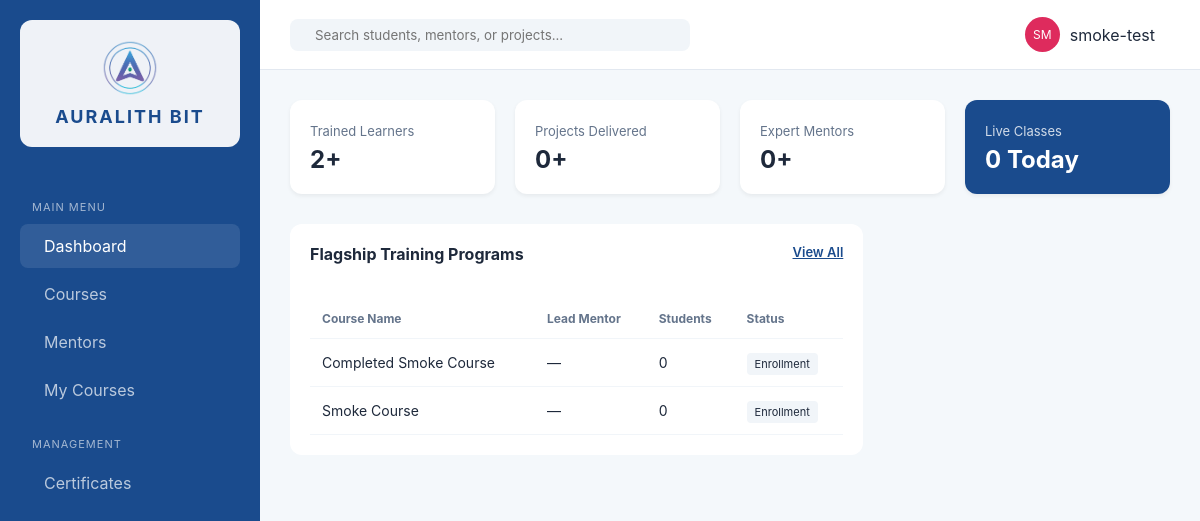
/dashboard/ (signed in), run on an earlier commit of the app's database.
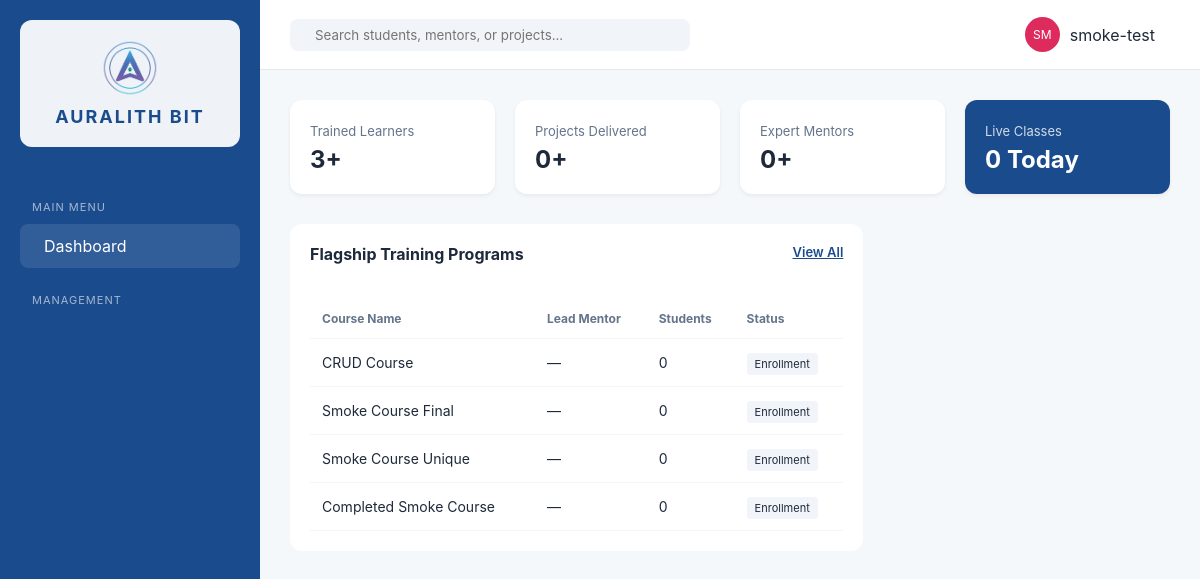
And on a later commit of the database.
### erp_app/models.py (models this page shows, shortened)
class Course(models.Model):
    STATUS_CHOICES = [
        ('live', 'Live'),
        ('upcoming', 'Upcoming'),
        ('enrollment', 'Enrollment'),
        ('completed', 'Completed'),
    ]
    CATEGORY_CHOICES = [
        ('development', 'Development'),
        ('design', 'UI/UX'),
        ('qa', 'Digital Marketing'),
        ('marketing', 'Graphic Designing'),
    ]
    name = models.CharField(max_length=200)
    mentor = models.ForeignKey(Mentor, on_delete=models.SET_NULL, null=True, blank=True)
    category = models.CharField(max_length=50, choices=CATEGORY_CHOICES, default='development')
    duration_weeks = models.PositiveIntegerField(default=8)
    status = models.CharField(max_length=20, choices=STATUS_CHOICES, default='enrollment')
    description = models.TextField(blank=True)
    syllabus = models.FileField(upload_to='syllabi/', null=True, blank=True)
    students_count = models.PositiveIntegerField(default=0)
    completion_percent = models.PositiveIntegerField(default=0)
    created_at = models.DateTimeField(auto_now_add=True)
    class Meta:
        ordering = ['-created_at']

### erp_app/views.py (the view)
# urls.py: path('dashboard/', views.dashboard, name='dashboard'),
@login_required
def dashboard(request):
    roles = get_user_roles(request.user)
    context = {
        'trained_learners': Student.objects.count(),
        'projects_delivered': Project.objects.filter(status='completed').count(),
        'live_classes': Course.objects.filter(status='live').count(),
        'expert_mentors': Mentor.objects.count(),
        'courses': Course.objects.select_related('mentor').all()[:5],
        'projects': Project.objects.all()[:5] if _can_manage_company_records(request.user) else Project.objects.none(),
        'can_view_projects': _can_manage_company_records(request.user),
        'is_admin': has_role(request.user, SUPER_ADMIN, TEACHING_STAFF, NORMAL_STAFF),
    }
    return render(request, 'erp_app/dashboard.html', context)

### erp_app/roles.py (called while the page is built)
def has_role(user, *roles):
    user_roles = get_user_roles(user)
    return any(r in user_roles for r in roles)

### erp_app/views.py (called while the page is built)
def _can_manage_company_records(user):
    return has_role(user, SUPER_ADMIN, NORMAL_STAFF, TEACHING_STAFF)

### erp_app/templates/erp_app/dashboard.html (shortened to what this page needs)
{% extends 'erp_app/base.html' %}
{% block content %}
<section class="stats-grid">
    <div class="stat-card">
        <span>Trained Learners</span>
        <h3>{{ trained_learners }}+</h3>
    </div>
    <div class="stat-card">
        <span>Projects Delivered</span>
        <h3>{{ projects_delivered }}+</h3>
    </div>
    <div class="stat-card">
        <span>Expert Mentors</span>
        <h3>{{ expert_mentors }}+</h3>
    </div>
    <div class="stat-card primary">
        <span>Live Classes</span>
        <h3>{{ live_classes }} Today</h3>
    </div>
</section>
<div class="main-grid">
    <div class="data-card">
        <div class="card-header">
            <h3>Flagship Training Programs</h3>
            <a href="{% url 'courses' %}" class="btn-text">View All</a>
        </div>
        <table>
            <thead>
                <tr>
                    <th>Course Name</th>
                    <th>Lead Mentor</th>
                    <th>Students</th>
                    <th>Status</th>
                </tr>
            </thead>
            <tbody>
                {% for course in courses %}
                <tr>
                    <td>{{ course.name }}</td>
                    <td>{{ course.mentor.name|default:"—" }}</td>
                    <td>{{ course.students_count }}</td>
                    <td><span class="tag {% if course.status == 'live' %}live{% endif %}">{{ course.get_status_display }}</span></td>
                </tr>
                {% empty %}
                <tr><td colspan="4" style="text-align:center;color:#94a3b8;">No courses yet.</td></tr>
                {% endfor %}
            </tbody>
        </table>
    </div>
</div>
{% endblock %}

### erp_app/templates/erp_app/base.html (shortened to what this page needs)
<!DOCTYPE html>
{% load static %}
<html lang="en">
<head>
    <link rel="stylesheet" href="{% static 'erp_app/css/style.css' %}">
</head>
<body>
    <div class="app-container">
        <aside class="sidebar">
            <div class="brand">
                <img src="{% static 'erp_app/images/AURALITH_logo.png' %}" alt="Auralith Bit Logo" class="sidebar-logo" width="56" height="56">
                <h2>AURALITH BIT</h2>
            </div>
            <nav>
                <p class="nav-label">Main Menu</p>
                <a href="{% url 'dashboard' %}" {% if request.resolver_match.url_name == 'dashboard' %}class="active"{% endif %}> Dashboard</a>
                {% if is_any_staff or is_student or is_intern %}
                <a href="{% url 'courses' %}" {% if request.resolver_match.url_name == 'courses' %}class="active"{% endif %}> Courses</a>
                {% endif %}
                {% if is_teaching_staff or is_super_admin or is_intern or is_student %}
                <a href="{% url 'mentors' %}" {% if request.resolver_match.url_name == 'mentors' %}class="active"{% endif %}> Mentors</a>
                {% endif %}
                {% if is_student or is_intern %}
                <a href="{% url 'my_courses' %}" {% if request.resolver_match.url_name == 'my_courses' %}class="active"{% endif %}> My Courses</a>
                {% endif %}
                <p class="nav-label">Management</p>
                {% if is_any_staff or is_student or is_intern %}
                <a href="{% url 'certificates' %}" > Certificates</a>
                {% endif %}
            </nav>
        </aside>
        <main class="workspace">
            <header class="top-nav">
                <form class="search-box" method="get" action="{% url 'search' %}" autocomplete="off">
                    <input type="text" name="q" id="globalSearch" placeholder="Search students, mentors, or projects..." value="{{ request.GET.q|default_if_none:'' }}" autocomplete="off">
                </form>
                <div class="user-profile" style="position:relative;display:flex;align-items:center;gap:10px;">
                    <div class="avatar">{{ user_initials }}</div>
                    <span>{{ user_display_name|default:request.user.username }}</span>
                </div>
            </header>
            <div class="content">
                {% block content %}{% endblock %}
            </div>
        </main>
    </div>
</body>
</html>

### erp_app/static/erp_app/css/style.css (style rules this page uses)
:root { --auralith-blue: #1A4B8D; --auralith-light: #F4F8FB; --accent: #DE2B5D; --text-dark: #1E293B; --text-muted: #64748B; --sidebar-w: 260px; --bg: #F4F8FB; --surface: #FFFFFF; --surface-alt: #FFFFFF; --panel-border: #E2E8F0; --topnav-bg: #FFFFFF; --search-bg: #F1F5F9; }
* { margin: 0; padding: 0; box-sizing: border-box; font-family: 'Inter', sans-serif; }
body { background: var(--bg); color: var(--text-dark); }
.app-container { display: flex; min-height: 100vh; }
.sidebar { width: var(--sidebar-w); background: var(--auralith-blue); color: white; padding: 20px; position: fixed; height: 100vh; overflow-y: auto; left: 0; top: 0; display: flex; flex-direction: column; }
nav { flex: 1; }
.nav-label { font-size: 11px; text-transform: uppercase; opacity: 0.5; margin: 20px 0 10px; }
nav a { display: flex; align-items: center; gap: 12px; color: rgba(255,255,255,0.7); text-decoration: none; padding: 12px; border-radius: 8px; margin-bottom: 4px; transition: 0.3s; }
nav a:hover, nav a.active { background: rgba(255,255,255,0.1); color: white; }
.workspace { flex: 1; display: flex; flex-direction: column; margin-left: var(--sidebar-w); }
.top-nav { height: 70px; background: var(--topnav-bg); display: flex; justify-content: space-between; align-items: center; padding: 0 30px; border-bottom: 1px solid var(--panel-border); }
.search-box { display: flex; align-items: center; background: var(--search-bg); padding: 8px 15px; border-radius: 8px; width: 400px; }
.search-box input { border: none; background: transparent; outline: none; margin-left: 10px; width: 100%; }
.user-profile { display: flex; align-items: center; gap: 15px; }
.avatar { background: var(--accent); color: white; width: 35px; height: 35px; border-radius: 50%; display: flex; align-items: center; justify-content: center; font-size: 12px; }
.content { padding: 30px; animation: contentFadeIn 0.25s ease-out; }
.stats-grid { display: grid; grid-template-columns: repeat(4, 1fr); gap: 20px; margin-bottom: 30px; }
.stat-card { background: var(--surface); padding: 20px; border-radius: 12px; box-shadow: 0 2px 4px rgba(0,0,0,0.06); }
.stat-card span { font-size: 13px; color: #64748B; }
.stat-card h3 { font-size: 24px; margin-top: 5px; }
.stat-card.primary { background: var(--auralith-blue); color: white; }
.stat-card.primary span { color: rgba(255, 255, 255, 0.8); }
.stat-card.primary h3 { color: white; }
.main-grid { display: grid; grid-template-columns: 2fr 1fr; gap: 20px; }
.data-card { background: var(--surface); border-radius: 12px; padding: 20px; animation: cardFadeIn 0.35s ease-out both; }
.card-header { display: flex; justify-content: space-between; margin-bottom: 20px; }
table { width: 100%; border-collapse: collapse; }
th { text-align: left; padding: 12px; font-size: 12px; color: #64748B; border-bottom: 1px solid #F1F5F9; }
td { padding: 15px 12px; font-size: 14px; border-bottom: 1px solid #F1F5F9; }
tbody tr { animation: rowFadeIn 0.3s ease-out both; }
tbody tr:nth-child(1) { animation-delay: 0.02s; }
tbody tr:nth-child(2) { animation-delay: 0.04s; }
tbody tr:nth-child(3) { animation-delay: 0.06s; }
tbody tr:nth-child(4) { animation-delay: 0.08s; }
.tag { padding: 4px 8px; border-radius: 4px; font-size: 11px; background: #F1F5F9; }
.nav-label { font-size: 11px; text-transform: uppercase; opacity: 0.6; margin: 25px 0 10px 12px; letter-spacing: 1px; }
.brand { display: flex; flex-direction: column; align-items: center; justify-content: center; gap: 10px; margin: 0 0 28px; padding: 20px 28px; background: rgba(255,255,255,0.93); border-radius: 12px; text-align: center; }
.sidebar-logo { width: 56px; height: auto; object-fit: contain; border-radius: 8px; }
.brand h2 { font-size: 18px; color: var(--auralith-blue); letter-spacing: 2px; white-space: nowrap; }
.btn-text { background: none; border: none; color: var(--auralith-blue); font-size: 13px; font-weight: 600; cursor: pointer; padding: 0; }
.data-card h3 { font-size: 16px; margin-bottom: 15px; }

What changed in the data, as far as the page shows it:
removed Course: name "Smoke Course", mentor.name "—", students_count "0", status "Enrollment"
added Course: name "CRUD Course", mentor.name "—", students_count "0", status "Enrollment"
added Course: name "Smoke Course Final", mentor.name "—", students_count "0", status "Enrollment"
added Course: name "Smoke Course Unique", mentor.name "—", students_count "0", status "Enrollment"
Also different on the page:
{{ trained_learners }}: "2" → "3"
text no longer shown: "Courses Mentors My Courses Certificates"
